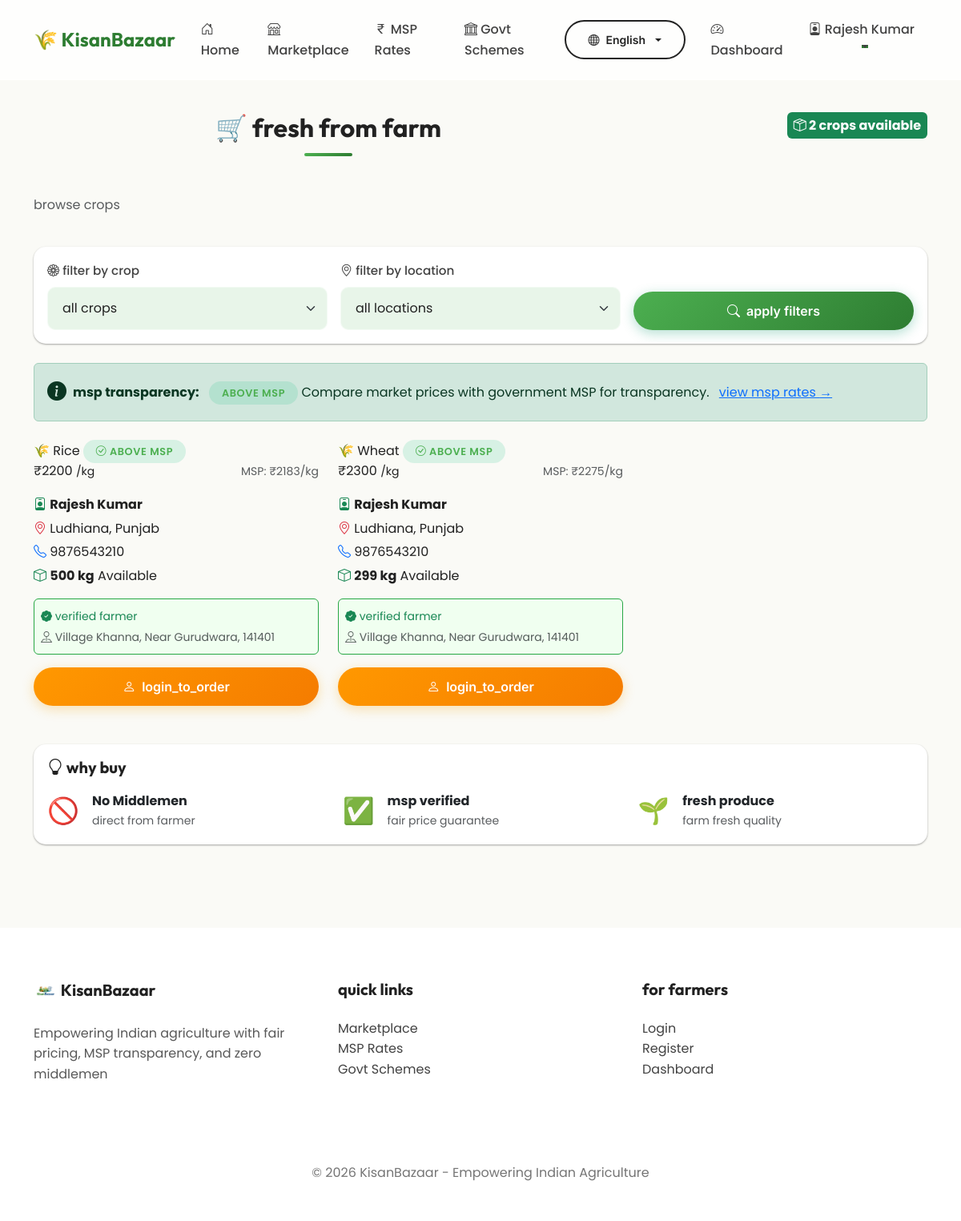
The app's page /marketplace (signed in) with its own data.
### tables this page shows
CREATE TABLE farmers (
            id INTEGER PRIMARY KEY AUTOINCREMENT,
            name TEXT NOT NULL,
            password TEXT NOT NULL,
            location TEXT NOT NULL,
            phone TEXT,
            address TEXT,
            district TEXT,
            state TEXT,
            pincode TEXT
        );

CREATE TABLE crops (
            id INTEGER PRIMARY KEY AUTOINCREMENT,
            farmer_id INTEGER NOT NULL,
            crop_name TEXT NOT NULL,
            quantity INTEGER NOT NULL,
            price INTEGER NOT NULL,
            location TEXT NOT NULL,
            msp_price INTEGER,
            msp_status TEXT,
            created_at TEXT DEFAULT CURRENT_TIMESTAMP,
            FOREIGN KEY (farmer_id) REFERENCES farmers (id)
        );

### app.py (the view)
@app.route('/marketplace')
def marketplace():
    conn = get_db()
    cursor = conn.cursor()
    crop_filter = request.args.get('crop', '')
    location_filter = request.args.get('location', '')
    query = '''SELECT c.*, f.name as farmer_name, f.phone as farmer_phone, f.address as farmer_address, f.district, f.state as farmer_state, f.pincode
               FROM crops c JOIN farmers f ON c.farmer_id = f.id WHERE c.quantity > 0'''
    params = []
    if crop_filter:
        query += ' AND LOWER(c.crop_name) LIKE LOWER(?)'
        params.append(f'%{crop_filter}%')
    if location_filter:
        query += ' AND LOWER(c.location) LIKE LOWER(?)'
        params.append(f'%{location_filter}%')
    query += ' ORDER BY c.created_at DESC'
    cursor.execute(query, params)
    crops = cursor.fetchall()
    cursor.execute('SELECT DISTINCT location FROM crops')
    locations = cursor.fetchall()
    cursor.execute('SELECT DISTINCT crop_name FROM crops')
    crop_names = cursor.fetchall()
    cart_count = 0
    if session.get('customer_id'):
        cursor.execute('SELECT SUM(quantity) as count FROM cart WHERE customer_id = ?', (session['customer_id'],))
        result = cursor.fetchone()
        cart_count = result['count'] if result['count'] else 0
    conn.close()
    return render_template('marketplace.html', crops=crops, locations=locations, crop_names=crop_names,
                         selected_crop=crop_filter, selected_location=location_filter, cart_count=cart_count)

### templates/marketplace.html (shortened to what this page needs)
{% extends 'base.html' %}
{% block content %}
<div class="container py-4">
    <div class="row mb-4">
        <div class="col-md-8">
            <h2 class="section-title">🛒 {{ t('fresh from farm') }}</h2>
            <p class="text-muted">{{ t('browse crops') }}</p>
        </div>
        <div class="col-md-4 text-md-end">
            <span class="badge bg-success fs-6 p-2">
                <i class="bi bi-box-seam"></i> {{ crops|length }} {{ t('crops available') }}
            </span>
        </div>
    </div>
    <div class="card mb-4">
        <div class="card-body">
            <form method="GET" action="{{ url_for('marketplace') }}" class="row g-3 align-items-end">
                <div class="col-md-4">
                    <label for="crop" class="form-label">
                        <i class="bi bi-flower1"></i> {{ t('filter by crop') }}
                    </label>
                    <select class="form-select" id="crop" name="crop">
                        <option value="">{{ t('all crops') }}</option>
                    </select>
                </div>
                <div class="col-md-4">
                    <label for="location" class="form-label">
                        <i class="bi bi-geo-alt"></i> {{ t('filter by location') }}
                    </label>
                    <select class="form-select" id="location" name="location">
                        <option value="">{{ t('all locations') }}</option>
                    </select>
                </div>
                <div class="col-md-4">
                    <button type="submit" class="btn btn-primary-custom w-100">
                        <i class="bi bi-search"></i> {{ t('apply filters') }}
                    </button>
                </div>
            </form>
        </div>
    </div>
    <div class="alert alert-success mb-4">
        <div class="d-flex align-items-center">
            <i class="bi bi-info-circle-fill me-2 fs-4"></i>
            <div>
                <strong>{{ t('msp transparency') }}:</strong>
                <span class="msp-badge above ms-2">{{ t('above_msp') }}</span> {{ t('Compare market prices with government MSP for transparency.
') }}
                <a href="{{ url_for('msp_info') }}" class="ms-2">{{ t('view msp rates') }} →</a>
            </div>
        </div>
    </div>
    {% if crops %}
    <div class="row g-4">
        {% for crop in crops %}
        <div class="col-md-6 col-lg-4">
            <div class="crop-card">
                <div class="crop-header">
                    <span class="crop-name">🌾 {{ crop.crop_name }}</span>
                    {% if crop.msp_status == 'Above MSP' %}
                    <span class="msp-badge above">
                        <i class="bi bi-check-circle"></i> {{ t('above_msp') }}
                    </span>
                    {% elif crop.msp_status == 'Below MSP' %}
                    <span class="msp-badge below">
                        <i class="bi bi-exclamation-triangle"></i> {{ t('below_msp') }}
                    </span>
                    {% else %}
                    <span class="msp-badge unavailable">
                        <i class="bi bi-question-circle"></i> {{ t('msp_na') }}
                    </span>
                    {% endif %}
                </div>
                <div class="crop-body">
                    <div class="row mb-3">
                        <div class="col-6">
                            <div class="price">
                                ₹{{ crop.price }}
                                <small>/kg</small>
                            </div>
                        </div>
                        <div class="col-6 text-end">
                            {% if crop.msp_price %}
                            <small class="text-muted">
                                MSP: ₹{{ crop.msp_price }}/kg
                            </small>
                            {% endif %}
                        </div>
                    </div>
                    <div class="mb-3">
                        <p class="mb-1">
                            <i class="bi bi-person-badge text-success"></i>
                            <strong>{{ crop.farmer_name }}</strong>
                        </p>
                        <p class="mb-1">
                            <i class="bi bi-geo-alt text-danger"></i>
                            {{ crop.district }}, {{ crop.farmer_state }}
                        </p>
                        <p class="mb-1">
                            <i class="bi bi-telephone text-primary"></i>
                            {{ crop.farmer_phone }}
                        </p>
                        <p class="mb-0">
                            <i class="bi bi-box text-success"></i>
                            <strong>{{ crop.quantity }} kg</strong> {{ t('available') }}
                        </p>
                    </div>
                    <div class="farmer-location-badge mb-3 p-2 rounded" style="background: #f0fff0; border: 1px solid #28a745;">
                        <small class="text-success">
                            <i class="bi bi-patch-check-fill"></i> {{ t('verified farmer') }}
                        </small>
                        <br>
                        <small class="text-muted">
                            <i class="bi bi-pin-map"></i> {{ crop.farmer_address }}, {{ crop.pincode }}
                        </small>
                    </div>
                    {% if session.get('customer_id') %}
                    <form method="POST" action="{{ url_for('add_to_cart', crop_id=crop.id) }}" class="add-to-cart-form">
                        <div class="input-group mb-2">
                            <span class="input-group-text">{{ t('qty') }}</span>
                            <input type="number" name="quantity" class="form-control"
                                   value="1" min="1" max="{{ crop.quantity }}">
                            <span class="input-group-text">kg</span>
                        </div>
                        <button type="submit" class="btn btn-primary-custom w-100">
                            <i class="bi bi-cart-plus"></i> {{ t('add_to_cart') }}
                        </button>
                    </form>
                    {% else %}
                    <a href="{{ url_for('customer_login') }}" class="btn btn-secondary-custom w-100">
                        <i class="bi bi-person"></i> {{ t('login_to_order') }}
                    </a>
                    {% endif %}
                </div>
            </div>
        </div>
        {% endfor %}
    </div>
    {% endif %}
    <div class="card mt-5">
        <div class="card-body">
            <h5 class="text-primary-green">
                <i class="bi bi-lightbulb"></i> {{ t('why buy') }}
            </h5>
            <div class="row mt-3">
                <div class="col-md-4">
                    <div class="d-flex align-items-center">
                        <span class="fs-2 me-3">🚫</span>
                        <div>
                            <strong>{{ t('no_middlemen') }}</strong>
                            <p class="mb-0 text-muted small">{{ t('direct from farmer') }}</p>
                        </div>
                    </div>
                </div>
                <div class="col-md-4">
                    <div class="d-flex align-items-center">
                        <span class="fs-2 me-3">✅</span>
                        <div>
                            <strong>{{ t('msp verified') }}</strong>
                            <p class="mb-0 text-muted small">{{ t('fair price guarantee') }}</p>
                        </div>
                    </div>
                </div>
                <div class="col-md-4">
                    <div class="d-flex align-items-center">
                        <span class="fs-2 me-3">🌱</span>
                        <div>
                            <strong>{{ t('fresh produce') }}</strong>
                            <p class="mb-0 text-muted small">{{ t('farm fresh quality') }}</p>
                        </div>
                    </div>
                </div>
            </div>
        </div>
    </div>
</div>
{% endblock %}

### templates/base.html (shortened to what this page needs)
<!DOCTYPE html>
<html lang="{{ current_lang }}">
<head>
    <link href="https://cdn.jsdelivr.net/npm/bootstrap@5.3.0/dist/css/bootstrap.min.css" rel="stylesheet">
    <link href="https://cdn.jsdelivr.net/npm/bootstrap-icons@1.10.0/font/bootstrap-icons.css" rel="stylesheet">
    <link rel="stylesheet" href="{{ url_for('static', filename='css/style.css') }}">
</head>
<body>
    <nav class="navbar navbar-expand-lg navbar-dark">
        <div class="container">
            <a class="navbar-brand" href="{{ url_for('home') }}">
                🌾 {{ t('app_name') }}
            </a>
            <div class="collapse navbar-collapse" id="navbarNav">
                <ul class="navbar-nav me-auto">
                    <li class="nav-item">
                        <a class="nav-link" href="{{ url_for('home') }}">
                            <i class="bi bi-house-door"></i> {{ t('home') }}
                        </a>
                    </li>
                    <li class="nav-item">
                        <a class="nav-link" href="{{ url_for('marketplace') }}">
                            <i class="bi bi-shop"></i> {{ t('marketplace') }}
                        </a>
                    </li>
                    <li class="nav-item">
                        <a class="nav-link" href="{{ url_for('msp_info') }}">
                            <i class="bi bi-currency-rupee"></i> {{ t('msp_rates') }}
                        </a>
                    </li>
                    <li class="nav-item">
                        <a class="nav-link" href="{{ url_for('schemes') }}">
                            <i class="bi bi-bank"></i> {{ t('govt_schemes') }}
                        </a>
                    </li>
                </ul>
                <div class="dropdown me-3">
                    <button class="btn btn-outline-light btn-sm dropdown-toggle" type="button" data-bs-toggle="dropdown">
                        <i class="bi bi-globe"></i>
                        {% if current_lang == 'en' %}English
                        {% elif current_lang == 'hi' %}हिंदी
                        {% else %}తెలుగు{% endif %}
                    </button>
                </div>
                <ul class="navbar-nav">
                    {% if session.get('customer_id') %}
                    <li class="nav-item">
                        <a class="nav-link" href="{{ url_for('view_cart') }}">
                            <i class="bi bi-cart3"></i> {{ t('cart') }}
                            <span class="badge bg-warning text-dark cart-badge" id="cart-count"></span>
                        </a>
                    </li>
                    <li class="nav-item">
                        <a class="nav-link" href="{{ url_for('customer_orders') }}">
                            <i class="bi bi-box-seam"></i> {{ t('my_orders') }}
                        </a>
                    </li>
                    <li class="nav-item dropdown">
                        <a class="nav-link dropdown-toggle" href="#" data-bs-toggle="dropdown">
                            <i class="bi bi-person-circle"></i> {{ session.customer_name }}
                        </a>
                        <ul class="dropdown-menu dropdown-menu-end">
                            <li><a class="dropdown-item" href="{{ url_for('customer_orders') }}"><i class="bi bi-box-seam"></i> {{ t('track_orders') }}</a></li>
                            <li><hr class="dropdown-divider"></li>
                            <li><a class="dropdown-item" href="{{ url_for('customer_logout') }}"><i class="bi bi-box-arrow-right"></i> {{ t('logout') }}</a></li>
                        </ul>
                    </li>
                    {% elif session.get('farmer_id') %}
                    <li class="nav-item">
                        <a class="nav-link" href="{{ url_for('farmer_dashboard') }}">
                            <i class="bi bi-speedometer2"></i> {{ t('dashboard') }}
                        </a>
                    </li>
                    <li class="nav-item dropdown">
                        <a class="nav-link dropdown-toggle" href="#" data-bs-toggle="dropdown">
                            <i class="bi bi-person-badge"></i> {{ session.farmer_name }}
                        </a>
                    </li>
                    {% endif %}
                </ul>
            </div>
        </div>
    </nav>
    {% block content %}{% endblock %}
    <footer class="footer">
        <div class="container">
            <div class="row">
                <div class="col-md-4">
                <h5> <img src="{{ url_for('static', filename='images/KBlogo.png') }}"
                     alt="Logo" width="30" height="30"> {{ t('app_name') }}</h5>
                    <p class="opacity-75">
                        {{ t('tagline') }}
                    </p>
                </div>
                <div class="col-md-4">
                    <h5>{{ t('quick links') }}</h5>
                    <ul class="list-unstyled">
                        <li><a href="{{ url_for('marketplace') }}">{{ t('marketplace') }}</a></li>
                        <li><a href="{{ url_for('msp_info') }}">{{ t('msp_rates') }}</a></li>
                        <li><a href="{{ url_for('schemes') }}">{{ t('govt_schemes') }}</a></li>
                    </ul>
                </div>
                <div class="col-md-4">
                    <h5>{{ t('for farmers') }}</h5>
                    <ul class="list-unstyled">
                        <li><a href="{{ url_for('farmer_login') }}">{{ t('login') }}</a></li>
                        <li><a href="{{ url_for('farmer_register') }}">{{ t('register') }}</a></li>
                        <li><a href="{{ url_for('farmer_dashboard') }}">{{ t('dashboard') }}</a></li>
                    </ul>
                </div>
            </div>
            <div class="footer-bottom">
                <p>&copy; 2026 {{ t('app_name') }} - {{ t('Empowering Indian Agriculture') }}</p>
            </div>
        </div>
    </footer>
</body>
</html>

### records on screen
farmers: farmer_name "Rajesh Kumar"
crops: crop_name "Rice", msp_status "ABOVE MSP", price "2200", msp_price "2183", farmer_name "Rajesh Kumar", district "Ludhiana", farmer_state "Punjab", farmer_phone "9876543210", quantity "500", t "Available", t "verified farmer", farmer_address "Village Khanna, Near Gurudwara", pincode "141401", t "login_to_order"
crops: crop_name "Wheat", msp_status "ABOVE MSP", price "2300", msp_price "2275", farmer_name "Rajesh Kumar", district "Ludhiana", farmer_state "Punjab", farmer_phone "9876543210", quantity "299", t "Available", t "verified farmer", farmer_address "Village Khanna, Near Gurudwara", pincode "141401", t "login_to_order"

### other values on screen
{{ t('app_name') }} "KisanBazaar"
{{ t('home') }} "Home"
{{ t('marketplace') }} "Marketplace"
{{ t('msp_rates') }} "MSP Rates"
{{ t('govt_schemes') }} "Govt Schemes"
{{ t('dashboard') }} "Dashboard"
{{ t('fresh from farm') }} "fresh from farm"
{{ t('browse crops') }} "browse crops"
{{ crops|length }} "2"
{{ t('crops available') }} "crops available"
{{ t('filter by crop') }} "filter by crop"
{{ t('filter by location') }} "filter by location"
{{ t('apply filters') }} "apply filters"
{{ t('msp transparency') }} "msp transparency"
{{ t('above_msp') }} "ABOVE MSP"
